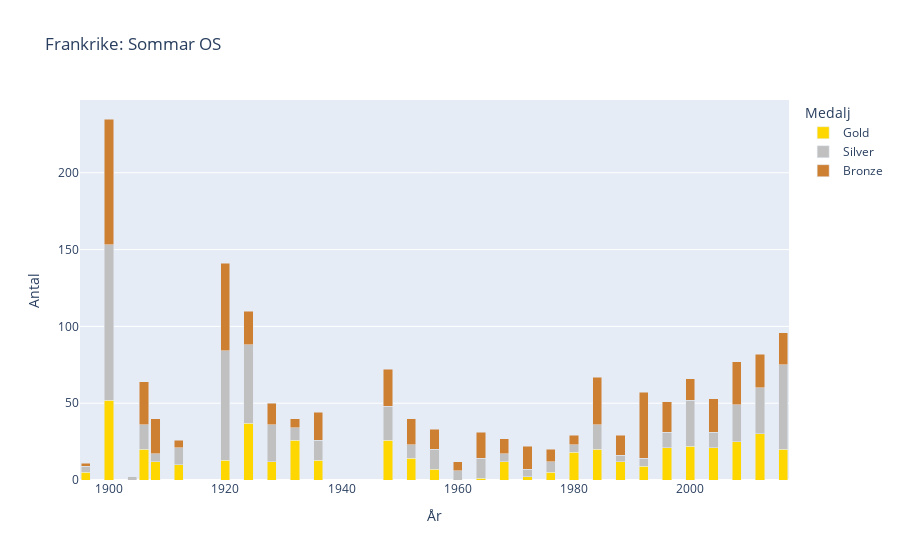

Notebook source saved alongside this figure:
### Code cell
plt_summer_medals = px.bar(summer_medals, x="Year", y=["Gold", "Silver", "Bronze"],
                            barmode="stack",
                            title="Frankrike: Sommar OS",
                            color_discrete_sequence=['#FFD700', '#C0C0C0', '#CD7F32'])
plt_summer_medals.update_layout(legend_title_text="Medalj", 
                                yaxis_title="Antal",
                                xaxis_title="År")
plt_summer_medals.update_traces(hovertemplate='Medaljer: %{y}<br>År: %{x}')
plt_summer_medals.show()

### Figure 1 — Plotly figure (JSON) as saved in the notebook; plotly's stock layout.template omitted (floating-point values rounded to 4 significant figures)
{"data": [{"alignmentgroup": "True", "hovertemplate": "Medaljer: %{y}<br>År: %{x}", "legendgroup": "Gold", "marker": {"color": "#FFD700", "pattern": {"shape": ""}}, "name": "Gold", "offsetgroup": "Gold", "orientation": "v", "showlegend": true, "textposition": "auto", "type": "bar", "x": [1896, 1900, 1904, 1906, 1908, 1912, 1920, 1924, 1928, 1932, 1936, 1948, 1952, 1956, 1960, 1964, 1968, 1972, 1976, 1980, 1984, 1988, 1992, 1996, 2000, 2004, 2008, 2012, 2016], "xaxis": "x", "y": [5, 52, 0, 20, 12, 10, 13, 37, 12, 26, 13, 26, 14, 7, 0, 1, 12, 2, 5, 18, 20, 12, 9, 21, 22, 21, 25, 30, 20], "yaxis": "y"}, {"alignmentgroup": "True", "hovertemplate": "Medaljer: %{y}<br>År: %{x}", "legendgroup": "Silver", "marker": {"color": "#C0C0C0", "pattern": {"shape": ""}}, "name": "Silver", "offsetgroup": "Silver", "orientation": "v", "showlegend": true, "textposition": "auto", "type": "bar", "x": [1896, 1900, 1904, 1906, 1908, 1912, 1920, 1924, 1928, 1932, 1936, 1948, 1952, 1956, 1960, 1964, 1968, 1972, 1976, 1980, 1984, 1988, 1992, 1996, 2000, 2004, 2008, 2012, 2016], "xaxis": "x", "y": [4, 101, 2, 16, 5, 11, 71, 51, 24, 8, 13, 22, 9, 13, 6, 13, 5, 5, 7, 5, 16, 4, 5, 10, 30, 10, 24, 30, 55], "yaxis": "y"}, {"alignmentgroup": "True", "hovertemplate": "Medaljer: %{y}<br>År: %{x}", "legendgroup": "Bronze", "marker": {"color": "#CD7F32", "pattern": {"shape": ""}}, "name": "Bronze", "offsetgroup": "Bronze", "orientation": "v", "showlegend": true, "textposition": "auto", "type": "bar", "x": [1896, 1900, 1904, 1906, 1908, 1912, 1920, 1924, 1928, 1932, 1936, 1948, 1952, 1956, 1960, 1964, 1968, 1972, 1976, 1980, 1984, 1988, 1992, 1996, 2000, 2004, 2008, 2012, 2016], "xaxis": "x", "y": [2, 82, 0, 28, 23, 5, 57, 22, 14, 6, 18, 24, 17, 13, 6, 17, 10, 15, 8, 6, 31, 13, 43, 20, 14, 22, 28, 22, 21], "yaxis": "y"}], "layout": {"barmode": "stack", "legend": {"title": {"text": "Medalj"}, "tracegroupgap": 0}, "title": {"text": "Frankrike: Sommar OS"}, "xaxis": {"anchor": "y", "domain": [0, 1], "title": {"text": "År"}}, "yaxis": {"anchor": "x", "domain": [0, 1], "title": {"text": "Antal"}}}}
